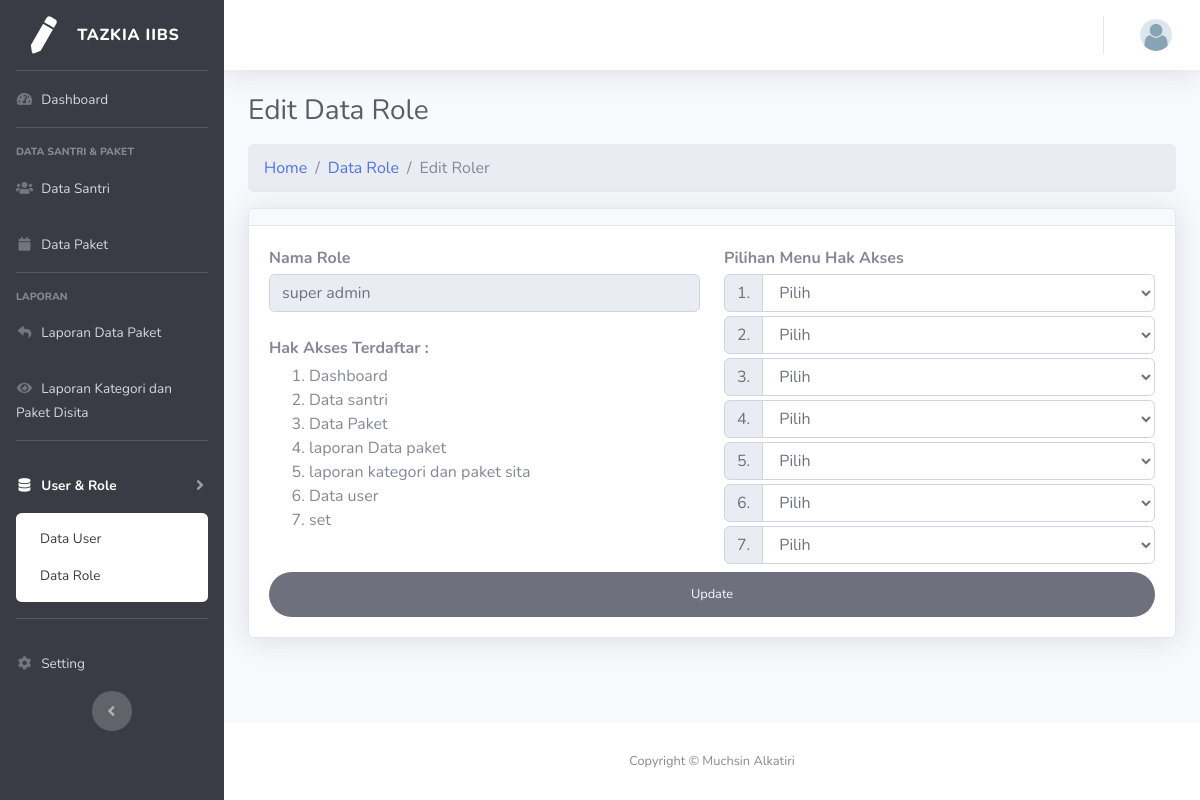
Screenshot of /user/update_role/1 with the database file from the repository.
### tables this page shows
CREATE TABLE `role` (
  `id_role` int(11) NOT NULL,
  `nama_role` varchar(100) NOT NULL,
  `menu` varchar(100) NOT NULL
);

### application/controllers/User.php (called while the page is built, shortened)
<?php
class User extends CI_Controller {
	function __construct(){
		$this->load->helper(array('form', 'url'));
		$this->load->library('form_validation');
		$this->load->model('user_model');
	}
		public function update_role($id_role = NULL)
	{
		$data['page_title'] = 'Edit Data Role';
		$data['role']=$this->user_model->get_role_by_id($id_role);
		$this->form_validation->set_rules('nama_role','Nama Role','required',
			array(
				'required'=>'Form ini Wajib di isi.',
				));
		if ($this->form_validation->run() == FALSE){
			$this->load->view('v_user/update_role',$data);
		}
	}
}

### index.php (called while the page is built, shortened)
<?php
require_once BASEPATH.'core/CodeIgniter.php';

### application/models/User_model.php (called while the page is built, shortened)
<?php defined('BASEPATH') OR exit('No direct script access allowed');
class User_model extends CI_Model {
  public function get_role_by_id($id_role)
  {
    $this->db->get('role');
    $query = $this->db->get_where('role', array('role.id_role' => $id_role));
    return $query->row();
  }
}

### application/views/v_user/update_role.php (the view, shortened to what this page needs)
  <link href="<?php echo base_url(); ?>assets/vendor/datatables/dataTables.bootstrap4.min.css" rel="stylesheet">
          </div>
<nav aria-label="breadcrumb">
  <ol class="breadcrumb">
    <li class="breadcrumb-item"><a href="<?php echo base_url('dashboard') ?>">Home</a></li>
    <li class="breadcrumb-item"><a href="<?php echo base_url('user/role') ?>">Data Role</a></li>
    <li class="breadcrumb-item active" aria-current="page">Edit Roler</li>
  </ol>
</nav>
          <div class="row">
  <div class="col-sm-12">
        <form class="user" action="<?php echo base_url('user/update_role/'.$role->id_role) ?>" method="post" enctype="multipart/form-data">
    <div class="card shadow mb-4">
      <div class="card-header py-2 ">
      </div>
      <div class="card-body">
        <div class="row">
          <div class="col-sm-6">
            <div class="row">
              <div class="col-sm-12">
                <div  class="font-weight-bold  mb-1">Nama Role </div>
              </div>
            </div>
            <div class="row mb-4">
              <div class="col-sm-12">
                <input type="text" readonly class="form-control" value="<?php echo $role->nama_role ?>" id="nama_role"  name="nama_role">
              </div>
              </div>
              <div class="row mb-4">
              <div class="col-sm-12">
              <div  class="font-weight-bold  mb-1">Hak Akses Terdaftar :</div>
                <ol>
                    <?php
                        $menu = explode(",", $role->menu);
                        foreach($menu as $menue) {?>
                        <li><?php echo $menue; ?></li>
                        <?php } ?>
                    </ol>
              </div>
              </div>
          </div>
          <div class="col-sm-6">
            <div class="row">
              <div class="col-sm-12">
                <div  class="font-weight-bold  mb-1">Pilihan Menu Hak Akses</div>
                <div class="input-group mb-1 mr-sm-2">
                  <div class="input-group-prepend">
                    <div class="input-group-text">1.</div>
                  </div>
                  <select class="form-control" name="hak1">
                    <option value="" disabled selected>Pilih</option>
                </select>
                </div>
                <div class="input-group mb-1 mr-sm-2">
                  <div class="input-group-prepend">
                    <div class="input-group-text">2.</div>
                  </div>
                  <select class="form-control" name="hak2">
                    <option value="" disabled selected>Pilih</option>
                    </select>
                </div>
                <div class="input-group mb-1 mr-sm-2">
                  <div class="input-group-prepend">
                    <div class="input-group-text">3.</div>
                  </div>
                  <select class="form-control" name="hak3">
                    <option value="" disabled selected>Pilih</option>
                    </select>
                </div>
                <div class="input-group mb-1 mr-sm-2">
                  <div class="input-group-prepend">
                    <div class="input-group-text">4.</div>
                  </div>
                  <select class="form-control" name="hak4">
                    <option value="" disabled selected>Pilih</option>
                    </select>
                </div>
                <div class="input-group mb-1 mr-sm-2">
                  <div class="input-group-prepend">
                    <div class="input-group-text">5.</div>
                  </div>
                  <select class="form-control" name="hak5">
                    <option value="" disabled selected>Pilih</option>
                </select>
                </div>
                <div class="input-group mb-1 mr-sm-2">
                  <div class="input-group-prepend">
                    <div class="input-group-text">6.</div>
                  </div>
                  <select class="form-control" name="hak6">
                    <option value="" disabled selected>Pilih</option>
                    </select>
                </div>
                <div class="input-group mb-1 mr-sm-2">
                  <div class="input-group-prepend">
                    <div class="input-group-text">7.</div>
                  </div>
                  <select class="form-control" name="hak7">
                    <option value="" disabled selected>Pilih</option>
                </select>
                </div>
              </div>
            </div>
          </div>
        </div>
        <?php if($this->session->userdata('level')=='0'){ ?>
          <button type="submit" class="btn bg-gray-900 text-gray-100 btn-user btn-block">
            Update
          </button>
          <?php }else{ ?>
            <button type="submit" class="btn bg-gray-700 text-gray-100 btn-user btn-block">
              Update
            </button>
            <?php } ?>
            </form>
      </div>
    </div>
  </div>
</div>

### rows the page displays
role: nama_role "super admin", menu "Dashboard", menu "Data santri", menu "Data Paket", menu "laporan Data paket", menu "laporan kategori dan paket sita", menu "Data user", menu "set"

### other values shown
$page_title "Edit Data Role"
